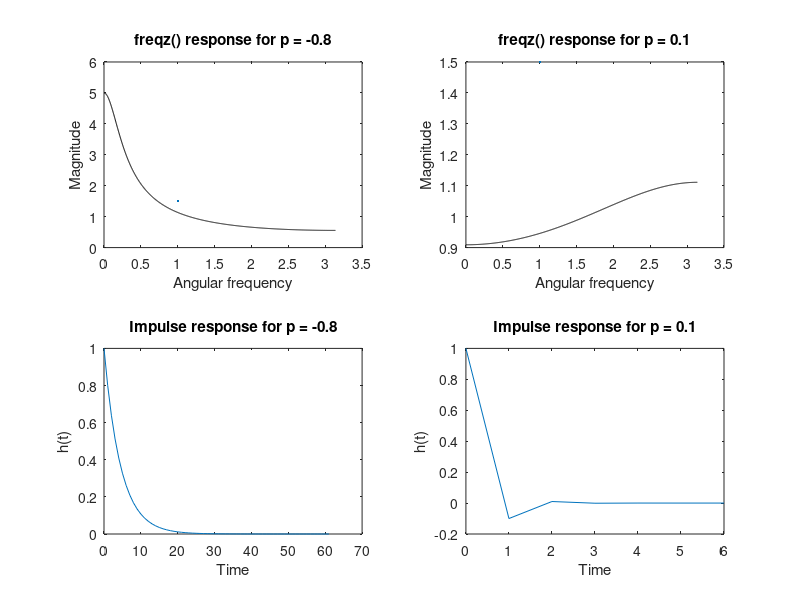

Recreate this plot in MATLAB.
p = -0.8;
b = [1];
a = [1,p];

n=1001;
[val,w] = freqz(b,a,n);

len = length(val);
%plot(w , abs(val));
for i = 1:len
    val(i) = abs(val(i));
end


figure();
subplot(2,2,1);
plot(w , val,"black",LineWidth=1.5);
xlabel("Angular frequency");
ylabel("Magnitude");
title("freqz() response for p = -0.8");

p = 0.1;
b = [1];
a = [1,p];
n=1001;
[val,w] = freqz(b,a,n);

len = length(val);
%plot(w , abs(val));
for i = 1:len
    val(i) = abs(val(i));
end

subplot(2,2,2);
plot(w , val,"black",LineWidth=1.5);
xlabel("Angular frequency");
ylabel("Magnitude");
title("freqz() response for p = 0.1");

p = -0.8;
b = [1];
a = [1,p];

[h,t] = impz(b,a);
subplot(2,2,3);
plot(t,h);
xlabel("Time");
ylabel("h(t)");
title("Impulse response for p = -0.8");

p = 0.1;
b = [1];
a = [1,p];

[h,t] = impz(b,a);
subplot(2,2,4);
plot(t,h);
xlabel("Time");
ylabel("h(t)");
title("Impulse response for p = 0.1");
